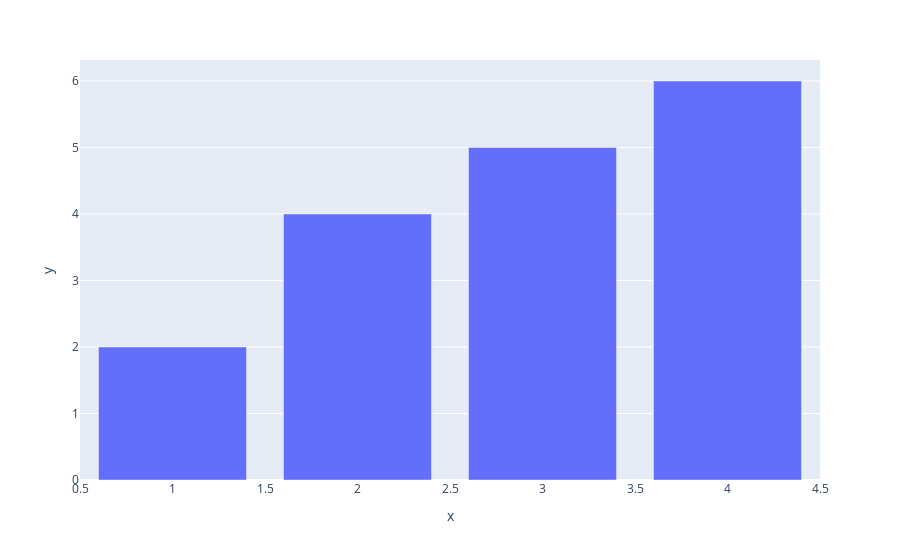

Notebook code for this chart:
### Markdown cell above
#### Q5.Generate a bar plot using Plotly.

### Code cell
import plotly.express as px

fig = px.bar(x=x, y=y)
fig.show()

### Figure 1 — Plotly figure (JSON) as saved in the notebook; plotly's stock layout.template omitted (floating-point values rounded to 4 significant figures)
{"data": [{"alignmentgroup": "True", "hovertemplate": "x=%{x}<br>y=%{y}<extra></extra>", "legendgroup": "", "marker": {"color": "#636efa", "pattern": {"shape": ""}}, "name": "", "offsetgroup": "", "orientation": "v", "showlegend": false, "textposition": "auto", "type": "bar", "x": [1, 2, 3, 4], "xaxis": "x", "y": [2, 4, 5, 6], "yaxis": "y"}], "layout": {"barmode": "relative", "legend": {"tracegroupgap": 0}, "margin": {"t": 60}, "xaxis": {"anchor": "y", "domain": [0, 1], "title": {"text": "x"}}, "yaxis": {"anchor": "x", "domain": [0, 1], "title": {"text": "y"}}}}
